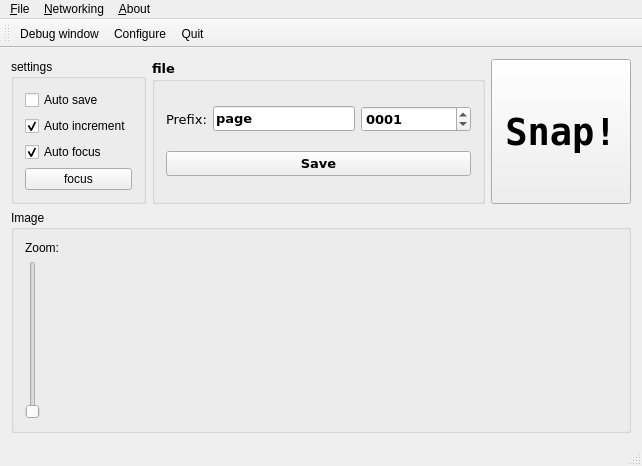
<?xml version="1.0" encoding="UTF-8"?>
<ui version="4.0">
 <class>MainWindow</class>
 <widget class="QMainWindow" name="MainWindow">
  <property name="geometry">
   <rect>
    <x>0</x>
    <y>0</y>
    <width>642</width>
    <height>466</height>
   </rect>
  </property>
  <property name="windowTitle">
   <string>Book Scanner</string>
  </property>
  <widget class="QWidget" name="centralWidget">
   <layout class="QGridLayout" name="gridLayout_2">
    <item row="0" column="1">
     <layout class="QVBoxLayout" name="verticalLayout">
      <item>
       <widget class="QGroupBox" name="groupBox">
        <property name="font">
         <font>
          <family>Bitstream Vera Sans</family>
          <pointsize>10</pointsize>
          <weight>75</weight>
          <bold>true</bold>
         </font>
        </property>
        <property name="title">
         <string>file</string>
        </property>
        <layout class="QGridLayout" name="gridLayout_3">
         <item row="0" column="0">
          <widget class="QLabel" name="label">
           <property name="font">
            <font>
             <weight>50</weight>
             <bold>false</bold>
            </font>
           </property>
           <property name="text">
            <string>Prefix:</string>
           </property>
          </widget>
         </item>
         <item row="0" column="1">
          <widget class="QLineEdit" name="fileName">
           <property name="minimumSize">
            <size>
             <width>50</width>
             <height>0</height>
            </size>
           </property>
           <property name="text">
            <string>page</string>
           </property>
          </widget>
         </item>
         <item row="0" column="2">
          <widget class="QSpinBox" name="pageNumber">
           <property name="prefix">
            <string>000</string>
           </property>
           <property name="maximum">
            <number>100000</number>
           </property>
           <property name="value">
            <number>1</number>
           </property>
           <property name="displayIntegerBase">
            <number>10</number>
           </property>
          </widget>
         </item>
         <item row="1" column="0" colspan="3">
          <widget class="QPushButton" name="saveButton">
           <property name="text">
            <string>Save</string>
           </property>
          </widget>
         </item>
        </layout>
       </widget>
      </item>
     </layout>
    </item>
    <item row="0" column="0">
     <widget class="QGroupBox" name="settingsGroup">
      <property name="title">
       <string>settings</string>
      </property>
      <layout class="QGridLayout" name="gridLayout">
       <item row="0" column="0">
        <widget class="QCheckBox" name="autoSave">
         <property name="text">
          <string>Auto save</string>
         </property>
        </widget>
       </item>
       <item row="1" column="0">
        <widget class="QCheckBox" name="autoIncrement">
         <property name="text">
          <string>Auto increment</string>
         </property>
         <property name="checked">
          <bool>true</bool>
         </property>
        </widget>
       </item>
       <item row="2" column="0">
        <widget class="QCheckBox" name="autoFocus">
         <property name="text">
          <string>Auto focus</string>
         </property>
         <property name="checked">
          <bool>true</bool>
         </property>
        </widget>
       </item>
       <item row="3" column="0">
        <widget class="QPushButton" name="focusButton">
         <property name="text">
          <string>focus</string>
         </property>
        </widget>
       </item>
      </layout>
     </widget>
    </item>
    <item row="0" column="2">
     <widget class="QPushButton" name="snapButton">
      <property name="sizePolicy">
       <sizepolicy hsizetype="Minimum" vsizetype="Preferred">
        <horstretch>1</horstretch>
        <verstretch>0</verstretch>
       </sizepolicy>
      </property>
      <property name="font">
       <font>
        <family>Bitstream Vera Sans Mono</family>
        <pointsize>28</pointsize>
        <weight>75</weight>
        <bold>true</bold>
       </font>
      </property>
      <property name="text">
       <string>Snap!</string>
      </property>
     </widget>
    </item>
    <item row="1" column="0" colspan="3">
     <widget class="QGroupBox" name="groupBox_2">
      <property name="title">
       <string>Image</string>
      </property>
      <layout class="QGridLayout" name="gridLayout_4">
       <item row="0" column="0">
        <layout class="QHBoxLayout" name="horizontalLayout">
         <item>
          <layout class="QVBoxLayout" name="verticalLayout_2">
           <item>
            <widget class="QLabel" name="zoomLabel">
             <property name="text">
              <string>Zoom:</string>
             </property>
            </widget>
           </item>
           <item>
            <widget class="QSlider" name="zoomSlider">
             <property name="orientation">
              <enum>Qt::Vertical</enum>
             </property>
            </widget>
           </item>
          </layout>
         </item>
         <item>
          <widget class="QLabel" name="previewArea">
           <property name="sizePolicy">
            <sizepolicy hsizetype="Expanding" vsizetype="Expanding">
             <horstretch>0</horstretch>
             <verstretch>0</verstretch>
            </sizepolicy>
           </property>
           <property name="text">
            <string/>
           </property>
          </widget>
         </item>
        </layout>
       </item>
      </layout>
     </widget>
    </item>
   </layout>
  </widget>
  <widget class="QMenuBar" name="menuBar">
   <property name="geometry">
    <rect>
     <x>0</x>
     <y>0</y>
     <width>642</width>
     <height>19</height>
    </rect>
   </property>
   <widget class="QMenu" name="menu_File">
    <property name="title">
     <string>&amp;File</string>
    </property>
    <addaction name="actionDebugWindow"/>
    <addaction name="actionQuit"/>
   </widget>
   <widget class="QMenu" name="menu_About">
    <property name="title">
     <string>&amp;About</string>
    </property>
    <addaction name="actionAbout_Book_Scanner"/>
    <addaction name="actionAbout_Qt"/>
   </widget>
   <widget class="QMenu" name="menuNetworking">
    <property name="title">
     <string>&amp;Networking</string>
    </property>
    <addaction name="action_Configure"/>
   </widget>
   <addaction name="menu_File"/>
   <addaction name="menuNetworking"/>
   <addaction name="menu_About"/>
  </widget>
  <widget class="QToolBar" name="mainToolBar">
   <attribute name="toolBarArea">
    <enum>TopToolBarArea</enum>
   </attribute>
   <attribute name="toolBarBreak">
    <bool>false</bool>
   </attribute>
   <addaction name="actionDebugWindow"/>
   <addaction name="action_Configure"/>
   <addaction name="actionQuit"/>
  </widget>
  <widget class="QStatusBar" name="statusBar"/>
  <action name="actionAbout_Book_Scanner">
   <property name="text">
    <string>About &amp;Book Scanner</string>
   </property>
  </action>
  <action name="actionAbout_Qt">
   <property name="text">
    <string>About &amp;Qt</string>
   </property>
  </action>
  <action name="actionQuit">
   <property name="text">
    <string>&amp;Quit</string>
   </property>
  </action>
  <action name="actionDebugWindow">
   <property name="text">
    <string>&amp;Debug window</string>
   </property>
  </action>
  <action name="action_Configure">
   <property name="text">
    <string>&amp;Configure</string>
   </property>
  </action>
 </widget>
 <layoutdefault spacing="6" margin="11"/>
 <resources/>
 <connections/>
</ui>
